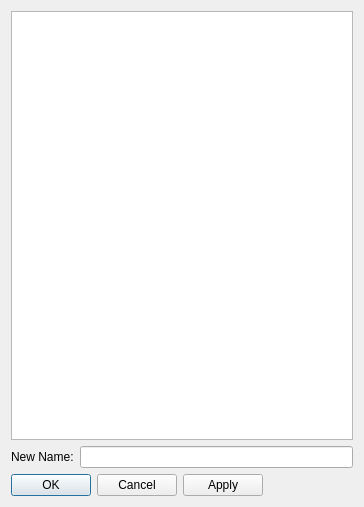
<?xml version="1.0" encoding="UTF-8"?>
<ui version="4.0">
 <class>ChangeCategoryName</class>
 <widget class="QDialog" name="ChangeCategoryName">
  <property name="geometry">
   <rect>
    <x>0</x>
    <y>0</y>
    <width>364</width>
    <height>507</height>
   </rect>
  </property>
  <property name="windowTitle">
   <string>Dialog</string>
  </property>
  <layout class="QGridLayout" name="gridLayout">
   <item row="0" column="0" colspan="5">
    <widget class="QListWidget" name="conductorCategoriesLW"/>
   </item>
   <item row="2" column="0" colspan="2">
    <widget class="QPushButton" name="okPB">
     <property name="sizePolicy">
      <sizepolicy hsizetype="Fixed" vsizetype="Fixed">
       <horstretch>0</horstretch>
       <verstretch>0</verstretch>
      </sizepolicy>
     </property>
     <property name="text">
      <string>OK</string>
     </property>
    </widget>
   </item>
   <item row="2" column="4">
    <spacer name="horizontalSpacer">
     <property name="orientation">
      <enum>Qt::Horizontal</enum>
     </property>
     <property name="sizeHint" stdset="0">
      <size>
       <width>100</width>
       <height>20</height>
      </size>
     </property>
    </spacer>
   </item>
   <item row="1" column="1" colspan="4">
    <widget class="QLineEdit" name="newNameLE"/>
   </item>
   <item row="2" column="2">
    <widget class="QPushButton" name="cancelPB">
     <property name="sizePolicy">
      <sizepolicy hsizetype="Fixed" vsizetype="Fixed">
       <horstretch>0</horstretch>
       <verstretch>0</verstretch>
      </sizepolicy>
     </property>
     <property name="text">
      <string>Cancel</string>
     </property>
    </widget>
   </item>
   <item row="1" column="0">
    <widget class="QLabel" name="label">
     <property name="text">
      <string>New Name:</string>
     </property>
    </widget>
   </item>
   <item row="2" column="3">
    <widget class="QPushButton" name="applyPB">
     <property name="text">
      <string>Apply</string>
     </property>
    </widget>
   </item>
  </layout>
 </widget>
 <tabstops>
  <tabstop>conductorCategoriesLW</tabstop>
  <tabstop>newNameLE</tabstop>
  <tabstop>okPB</tabstop>
  <tabstop>cancelPB</tabstop>
  <tabstop>applyPB</tabstop>
 </tabstops>
 <resources/>
 <connections/>
</ui>
